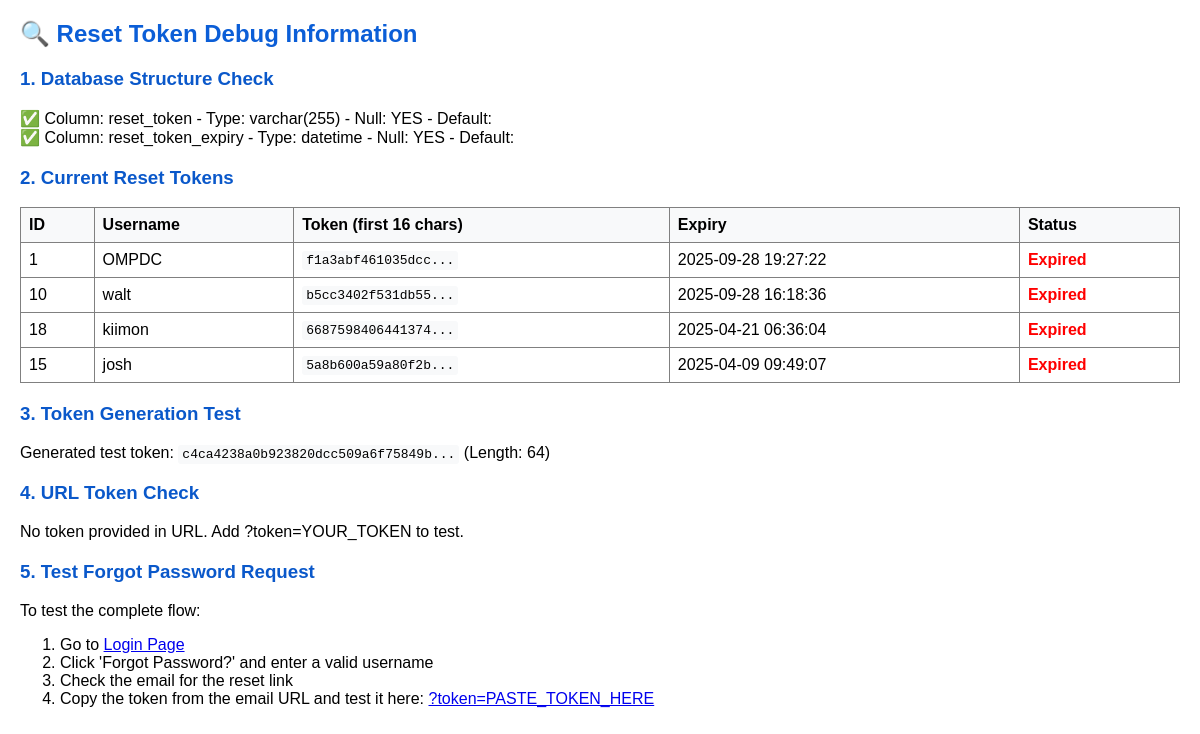
The page /debug_reset_token.php on the database its author committed.
### tables this page shows
CREATE TABLE `users` (
  `id` int(11) NOT NULL,
  `username` varchar(50) NOT NULL,
  `fullname` varchar(100) NOT NULL,
  `email` varchar(100) NOT NULL,
  `password` varchar(255) NOT NULL,
  `role` enum('super_admin','admin','user','office_user','office_admin') NOT NULL DEFAULT 'user',
  `status` enum('active','inactive','deleted') NOT NULL DEFAULT 'active',
  `created_at` timestamp NOT NULL DEFAULT current_timestamp(),
  `reset_token` varchar(255) DEFAULT NULL,
  `reset_token_expiry` datetime DEFAULT NULL,
  `office_id` int(11) DEFAULT NULL,
  `profile_picture` varchar(255) DEFAULT 'default_profile.png',
  `session_timeout` int(11) DEFAULT 1800
);

### debug_reset_token.php (the view, shortened to what this page needs)
<?php
require_once 'connect.php';
echo "<h2>🔍 Reset Token Debug Information</h2>";
echo "<h3>1. Database Structure Check</h3>";
$result = $conn->query("DESCRIBE users");
$columns = [];
while ($row = $result->fetch_assoc()) {
    $columns[] = $row['Field'];
    if (strpos($row['Field'], 'reset') !== false) {
        echo "✅ Column: {$row['Field']} - Type: {$row['Type']} - Null: {$row['Null']} - Default: {$row['Default']}<br>";
    }
}
echo "<h3>2. Current Reset Tokens</h3>";
if (in_array('reset_token', $columns) && in_array('reset_token_expiry', $columns)) {
    $tokens_query = "SELECT id, username, reset_token, reset_token_expiry,
                     CASE WHEN reset_token_expiry > NOW() THEN 'Valid' ELSE 'Expired' END as token_status
                     FROM users
                     WHERE reset_token IS NOT NULL
                     ORDER BY reset_token_expiry DESC
                     LIMIT 10";
    $tokens_result = $conn->query($tokens_query);
    if ($tokens_result->num_rows > 0) {
        echo "<table border='1' style='border-collapse: collapse; width: 100%;'>";
        echo "<tr><th>ID</th><th>Username</th><th>Token (first 16 chars)</th><th>Expiry</th><th>Status</th></tr>";
        while ($token = $tokens_result->fetch_assoc()) {
            $token_preview = substr($token['reset_token'], 0, 16) . '...';
            $status_color = $token['token_status'] === 'Valid' ? 'green' : 'red';
            echo "<tr>";
            echo "<td>{$token['id']}</td>";
            echo "<td>{$token['username']}</td>";
            echo "<td><code>{$token_preview}</code></td>";
            echo "<td>{$token['reset_token_expiry']}</td>";
            echo "<td style='color: {$status_color};'><strong>{$token['token_status']}</strong></td>";
            echo "</tr>";
        }
        echo "</table>";
    } else {
        echo "No reset tokens found in database.<br>";
    }
} else {
    echo "Cannot check tokens - columns missing.<br>";
}
echo "<h3>3. Token Generation Test</h3>";
$test_token = bin2hex(random_bytes(32));
echo "Generated test token: <code>" . substr($test_token, 0, 32) . "...</code> (Length: " . strlen($test_token) . ")<br>";
echo "<h3>4. URL Token Check</h3>";
$url_token = $_GET['token'] ?? '';
if (!empty($url_token)) {
    echo "Token from URL: <code>" . substr($url_token, 0, 32) . "...</code> (Length: " . strlen($url_token) . ")<br>";
    if (in_array('reset_token', $columns)) {
        $check_stmt = $conn->prepare("SELECT id, username, reset_token_expiry,
                                      CASE WHEN reset_token_expiry > NOW() THEN 'Valid' ELSE 'Expired' END as status
                                      FROM users WHERE reset_token = ?");
        $check_stmt->bind_param("s", $url_token);
        $check_stmt->execute();
        $check_result = $check_stmt->get_result();
        if ($check_result->num_rows > 0) {
            $token_data = $check_result->fetch_assoc();
            echo "✅ Token found in database<br>";
            echo "User ID: {$token_data['id']}<br>";
            echo "Username: {$token_data['username']}<br>";
            echo "Expiry: {$token_data['reset_token_expiry']}<br>";
            echo "Status: <strong style='color: " . ($token_data['status'] === 'Valid' ? 'green' : 'red') . ";'>{$token_data['status']}</strong><br>";
        } else {
            echo "❌ Token not found in database<br>";
        }
        $check_stmt->close();
    }
} else {
    echo "No token provided in URL. Add ?token=YOUR_TOKEN to test.<br>";
}
echo "<h3>5. Test Forgot Password Request</h3>";
echo "<p>To test the complete flow:</p>";
echo "<ol>";
echo "<li>Go to <a href='index.php'>Login Page</a></li>";
echo "<li>Click 'Forgot Password?' and enter a valid username</li>";
echo "<li>Check the email for the reset link</li>";
echo "<li>Copy the token from the email URL and test it here: <a href='?token=PASTE_TOKEN_HERE'>?token=PASTE_TOKEN_HERE</a></li>";
echo "</ol>";
?>

### debug_reset_token.php (style rules this page uses)
h2 { color: #0b5ed7; }
h3 { color: #0a58ca; margin-top: 20px; }
table { margin: 10px 0; }
th, td { padding: 8px; text-align: left; }
th { background-color: #f8f9fa; }
code { background: #f8f9fa; padding: 2px 4px; border-radius: 3px; }

### rows shown on the page
users: id "1", username "OMPDC", reset_token "f1a3abf461035dcc...", reset_token_expiry "2025-09-28 19:27:22", token_status "Expired"
users: id "10", username "walt", reset_token "b5cc3402f531db55...", reset_token_expiry "2025-09-28 16:18:36", token_status "Expired"
users: id "18", username "kiimon", reset_token "6687598406441374...", reset_token_expiry "2025-04-21 06:36:04", token_status "Expired"
users: id "15", username "josh", reset_token "5a8b600a59a80f2b...", reset_token_expiry "2025-04-09 09:49:07", token_status "Expired"

### other values the page prints
$row['Field'] "reset_token"
$row['Type'] "varchar(255)"
$row['Null'] "YES"
$row['Field'] "reset_token_expiry"
$row['Type'] "datetime"
substr($test_token, 0, 32) "c4ca4238a0b923820dcc509a6f75849b"
strlen($test_token) "64"
